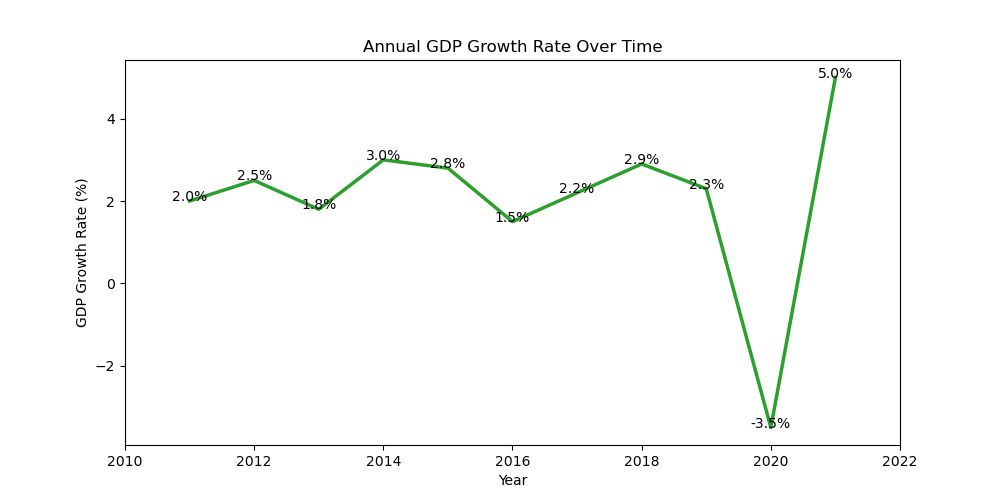

Here is the Python script that generated this plot:

import pandas as pd
import seaborn as sns
import matplotlib.pyplot as plt

# Prepare the data
data = {
    'Year': [2011, 2012, 2013, 2014, 2015, 2016, 2017, 2018, 2019, 2020, 2021],
    'GDP Growth Rate': [2.0, 2.5, 1.8, 3.0, 2.8, 1.5, 2.2, 2.9, 2.3, -3.5, 5.0]
}

df = pd.DataFrame(data)

# Initialize the matplotlib figure
f, ax = plt.subplots(figsize=(10, 5))

# Plot the data
sns.lineplot(data=df, x='Year', y='GDP Growth Rate', color='#2ca02c', linewidth=2.5)

# Customizing the axes and ticks
ax.set(xlim=(2010, 2022), xlabel='Year', ylabel='GDP Growth Rate (%)')
ax.set_title('Annual GDP Growth Rate Over Time')

# Annotations
for x, y in zip(df['Year'], df['GDP Growth Rate']):
    ax.text(x, y, f'{y}%', color='black', ha="center")

# Show the plot
plt.show()
